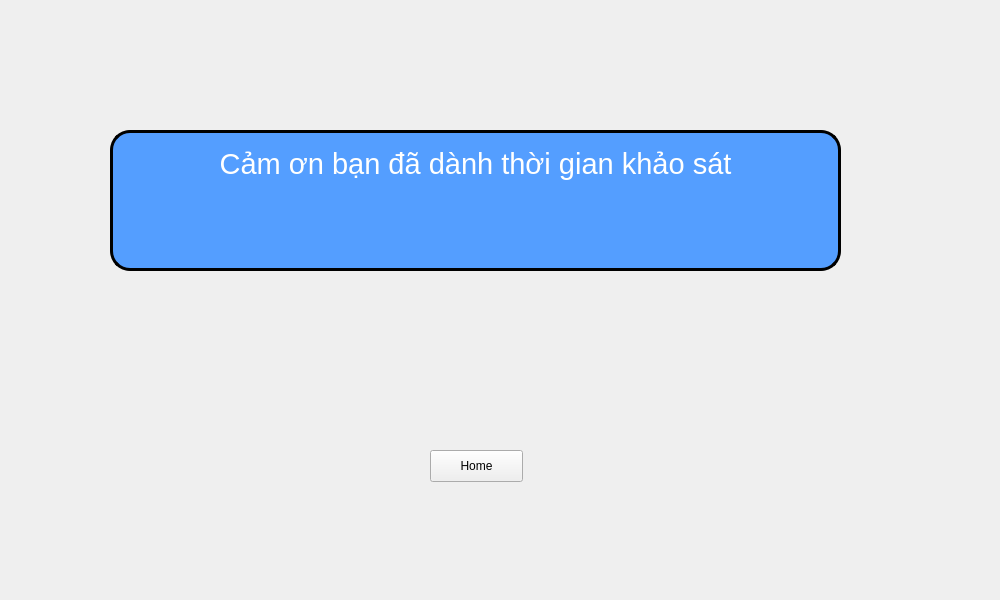
<?xml version="1.0" encoding="UTF-8"?>
<ui version="4.0">
 <class>Final</class>
 <widget class="QWidget" name="Final">
  <property name="geometry">
   <rect>
    <x>0</x>
    <y>0</y>
    <width>1000</width>
    <height>600</height>
   </rect>
  </property>
  <property name="windowTitle">
   <string>Form</string>
  </property>
  <widget class="QPushButton" name="pushButton">
   <property name="geometry">
    <rect>
     <x>430</x>
     <y>450</y>
     <width>93</width>
     <height>32</height>
    </rect>
   </property>
   <property name="text">
    <string>Home</string>
   </property>
  </widget>
  <widget class="QTextBrowser" name="textBrowser_2">
   <property name="geometry">
    <rect>
     <x>110</x>
     <y>130</y>
     <width>731</width>
     <height>141</height>
    </rect>
   </property>
   <property name="styleSheet">
    <string notr="true">background-color: #549eff;
padding: 10px 5px;
border: 3px solid black;
border-radius: 20px;</string>
   </property>
   <property name="html">
    <string>&lt;!DOCTYPE HTML PUBLIC &quot;-//W3C//DTD HTML 4.0//EN&quot; &quot;http://www.w3.org/TR/REC-html40/strict.dtd&quot;&gt;
&lt;html&gt;&lt;head&gt;&lt;meta name=&quot;qrichtext&quot; content=&quot;1&quot; /&gt;&lt;style type=&quot;text/css&quot;&gt;
p, li { white-space: pre-wrap; }
&lt;/style&gt;&lt;/head&gt;&lt;body style=&quot; font-family:'PibotoLt'; font-size:12pt; font-weight:400; font-style:normal;&quot;&gt;
&lt;p align=&quot;center&quot; style=&quot; margin-top:10px; margin-bottom:0px; margin-left:0px; margin-right:0px; -qt-block-indent:0; text-indent:0px;&quot;&gt;&lt;span style=&quot; font-size:22pt; color:#ffffff;&quot;&gt;Cảm ơn bạn đã dành thời gian khảo sát&lt;/span&gt;&lt;/p&gt;&lt;/body&gt;&lt;/html&gt;</string>
   </property>
  </widget>
 </widget>
 <resources/>
 <connections/>
</ui>
